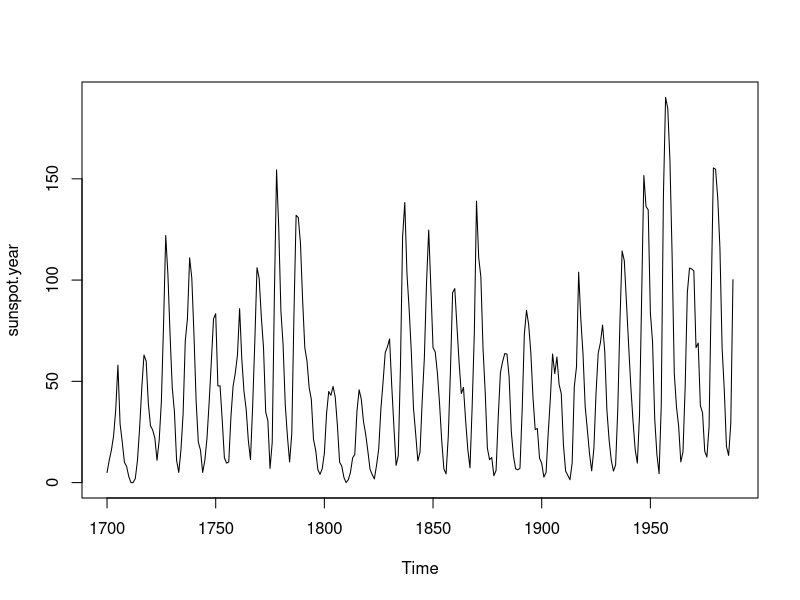

Recreate this plot in R.
library(datasets)

plot(sunspot.year)

reg_data <- data.frame(spot = as.numeric(sunspot.year), date = 1700:1988)
res <- lm(spot ~ date, data = reg_data)
print(summary(res))
